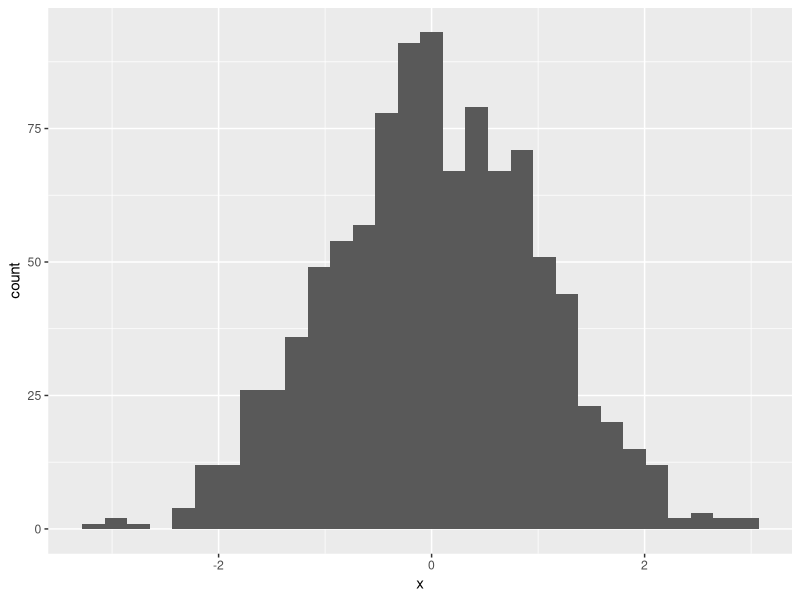
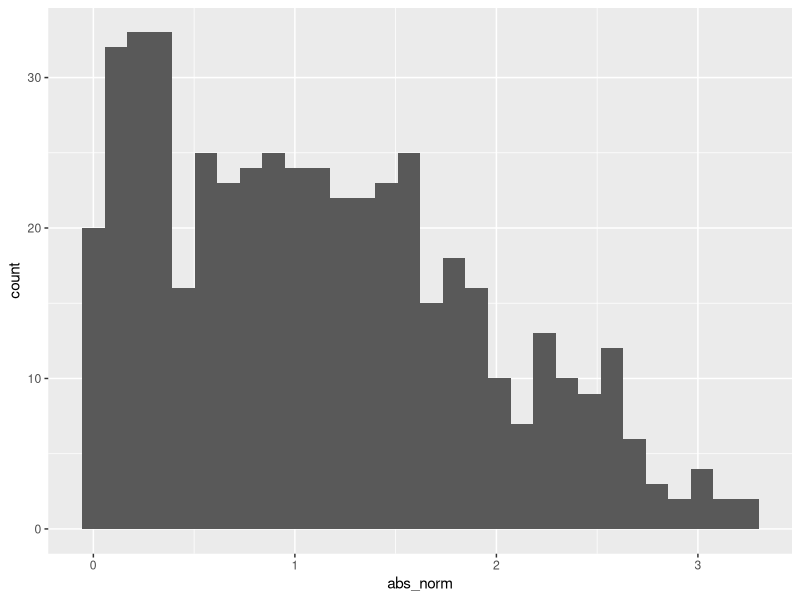

These figures' R source, in order:
## ---- chunk 1
library(tidyverse)
library(tibble)
## ---- chunk 2
samp = rnorm(100)
length(samp)
## ---- chunk 3


plot_df = tibble(
  x = rnorm(1000),
  y = 1 + 2 * x + rnorm(1000)
)

ggplot(plot_df, aes(x = x)) + geom_histogram()
## ---- chunk 4
Fendi = tibble (
      norm = rnorm(500, mean = 1),
      logical = norm >0,
      abs_norm = abs(norm)
)

ggplot(Fendi, aes(x = abs_norm)) + geom_histogram()
